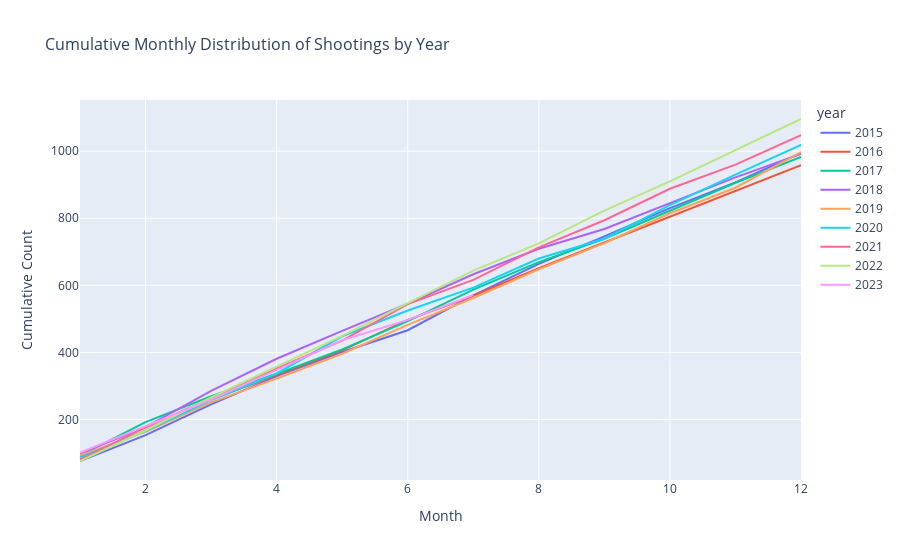

Here is the notebook cell this chart was saved with:
### Markdown cell above
In this part of the analysis I will look into cumulative monthly distribution of shootings by year. I will also check if there is particular time trend in shootings, age distributuon of victims of fatal shootings by police officer.
As well as gender, race, agency type, mental illness proportionality of those fatal shootings. We will explore agencies that caused most of the fatal shootings.

### Code cell
# number of shootings by year and month
monthly_data = merged_df.groupby(['year', 'month']).size().reset_index(name='count')

# storing counts 
cumulative_counts = []

for year in monthly_data['year'].unique():
    yearly_data = monthly_data[monthly_data['year'] == year].copy()
    yearly_data['cumulative_count'] = yearly_data['count'].cumsum()
    cumulative_counts.append(yearly_data)

cumulative_data = pd.concat(cumulative_counts)

# interactive plot to be able extract every and make comparisons
fig = px.line(cumulative_data, x='month', y='cumulative_count', color='year', 
              labels={'month': 'Month', 'cumulative_count': 'Cumulative Count'},
              title='Cumulative Monthly Distribution of Shootings by Year')
fig.update_layout(
    title_font_size=16,
    xaxis_title_font_size=14,
    yaxis_title_font_size=14
)

fig.show()

### Figure 1 — Plotly figure (JSON) as saved in the notebook; plotly's stock layout.template omitted (floating-point values rounded to 4 significant figures)
{"data": [{"hovertemplate": "year=2015<br>Month=%{x}<br>Cumulative Count=%{y}<extra></extra>", "legendgroup": "2015", "line": {"color": "#636efa", "dash": "solid"}, "marker": {"symbol": "circle"}, "mode": "lines", "name": "2015", "orientation": "v", "showlegend": true, "type": "scatter", "x": [1, 2, 3, 4, 5, 6, 7, 8, 9, 10, 11, 12], "xaxis": "x", "y": [76, 153, 245, 329, 401, 466, 570, 664, 746, 830, 907, 995], "yaxis": "y"}, {"hovertemplate": "year=2016<br>Month=%{x}<br>Cumulative Count=%{y}<extra></extra>", "legendgroup": "2016", "line": {"color": "#EF553B", "dash": "solid"}, "marker": {"symbol": "circle"}, "mode": "lines", "name": "2016", "orientation": "v", "showlegend": true, "type": "scatter", "x": [1, 2, 3, 4, 5, 6, 7, 8, 9, 10, 11, 12], "xaxis": "x", "y": [81, 167, 259, 332, 406, 497, 569, 651, 728, 806, 883, 958], "yaxis": "y"}, {"hovertemplate": "year=2017<br>Month=%{x}<br>Cumulative Count=%{y}<extra></extra>", "legendgroup": "2017", "line": {"color": "#00cc96", "dash": "solid"}, "marker": {"symbol": "circle"}, "mode": "lines", "name": "2017", "orientation": "v", "showlegend": true, "type": "scatter", "x": [1, 2, 3, 4, 5, 6, 7, 8, 9, 10, 11, 12], "xaxis": "x", "y": [92, 192, 269, 336, 409, 493, 587, 669, 739, 823, 906, 983], "yaxis": "y"}, {"hovertemplate": "year=2018<br>Month=%{x}<br>Cumulative Count=%{y}<extra></extra>", "legendgroup": "2018", "line": {"color": "#ab63fa", "dash": "solid"}, "marker": {"symbol": "circle"}, "mode": "lines", "name": "2018", "orientation": "v", "showlegend": true, "type": "scatter", "x": [1, 2, 3, 4, 5, 6, 7, 8, 9, 10, 11, 12], "xaxis": "x", "y": [98, 177, 285, 381, 464, 545, 633, 709, 768, 846, 922, 992], "yaxis": "y"}, {"hovertemplate": "year=2019<br>Month=%{x}<br>Cumulative Count=%{y}<extra></extra>", "legendgroup": "2019", "line": {"color": "#FFA15A", "dash": "solid"}, "marker": {"symbol": "circle"}, "mode": "lines", "name": "2019", "orientation": "v", "showlegend": true, "type": "scatter", "x": [1, 2, 3, 4, 5, 6, 7, 8, 9, 10, 11, 12], "xaxis": "x", "y": [93, 163, 251, 322, 396, 482, 562, 648, 726, 815, 891, 997], "yaxis": "y"}, {"hovertemplate": "year=2020<br>Month=%{x}<br>Cumulative Count=%{y}<extra></extra>", "legendgroup": "2020", "line": {"color": "#19d3f3", "dash": "solid"}, "marker": {"symbol": "circle"}, "mode": "lines", "name": "2020", "orientation": "v", "showlegend": true, "type": "scatter", "x": [1, 2, 3, 4, 5, 6, 7, 8, 9, 10, 11, 12], "xaxis": "x", "y": [87, 165, 258, 337, 448, 525, 593, 680, 739, 839, 930, 1019], "yaxis": "y"}, {"hovertemplate": "year=2021<br>Month=%{x}<br>Cumulative Count=%{y}<extra></extra>", "legendgroup": "2021", "line": {"color": "#FF6692", "dash": "solid"}, "marker": {"symbol": "circle"}, "mode": "lines", "name": "2021", "orientation": "v", "showlegend": true, "type": "scatter", "x": [1, 2, 3, 4, 5, 6, 7, 8, 9, 10, 11, 12], "xaxis": "x", "y": [80, 176, 264, 352, 435, 544, 616, 713, 794, 888, 960, 1048], "yaxis": "y"}, {"hovertemplate": "year=2022<br>Month=%{x}<br>Cumulative Count=%{y}<extra></extra>", "legendgroup": "2022", "line": {"color": "#B6E880", "dash": "solid"}, "marker": {"symbol": "circle"}, "mode": "lines", "name": "2022", "orientation": "v", "showlegend": true, "type": "scatter", "x": [1, 2, 3, 4, 5, 6, 7, 8, 9, 10, 11, 12], "xaxis": "x", "y": [76, 167, 266, 358, 449, 547, 644, 725, 823, 910, 1003, 1096], "yaxis": "y"}, {"hovertemplate": "year=2023<br>Month=%{x}<br>Cumulative Count=%{y}<extra></extra>", "legendgroup": "2023", "line": {"color": "#FF97FF", "dash": "solid"}, "marker": {"symbol": "circle"}, "mode": "lines", "name": "2023", "orientation": "v", "showlegend": true, "type": "scatter", "x": [1, 2, 3, 4, 5, 6, 7], "xaxis": "x", "y": [101, 181, 259, 348, 436, 497, 571], "yaxis": "y"}], "layout": {"legend": {"title": {"text": "year"}, "tracegroupgap": 0}, "title": {"font": {"size": 16}, "text": "Cumulative Monthly Distribution of Shootings by Year"}, "xaxis": {"anchor": "y", "domain": [0, 1], "title": {"font": {"size": 14}, "text": "Month"}}, "yaxis": {"anchor": "x", "domain": [0, 1], "title": {"font": {"size": 14}, "text": "Cumulative Count"}}}}
